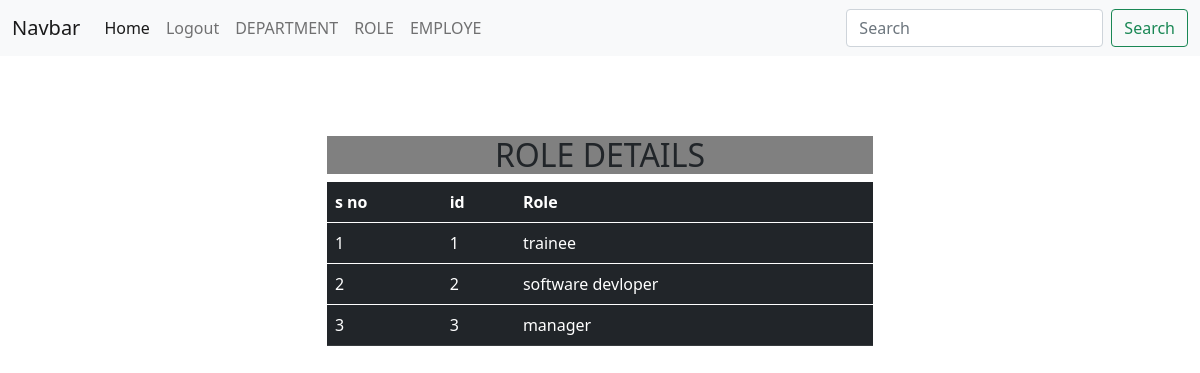
/rdetails/ (signed in), run on the app's committed database.
### employee/models.py (models this page shows, shortened)
class role(models.Model):
    r_name = models.CharField(max_length=100)

### employee/views.py (the view)
# urls.py: path('rdetails/',views.rdetails,name='rdetails'),
def rdetails(request):
    d = role.objects.all()
    return render(request,'rdetails.html',{'data':d})

### employee/template/rdetails.html
{% extends 'base.html' %} {% block content %}
<h2 class="text-center" style="background-color: gray;">ROLE DETAILS</h2>
<table class="table table-dark table-hover">
    <thead>
        <th>s no</th>
        <th>id</th>
        <th>Role</th>
    </thead>
    {% if data %}
    <div>
        {% for d in data %}
        <tbody>
            <td>{{ forloop.counter }}</td>
            <td>{{d.id}}</td>
            <td>{{d.r_name}}</td>
        </tbody>
        {% endfor %}
    </div>
    {% endif %}
</table>
{% endblock %}

### data on the page
role: id "1", r_name "trainee"
role: id "2", r_name "software devloper"
role: id "3", r_name "manager"
